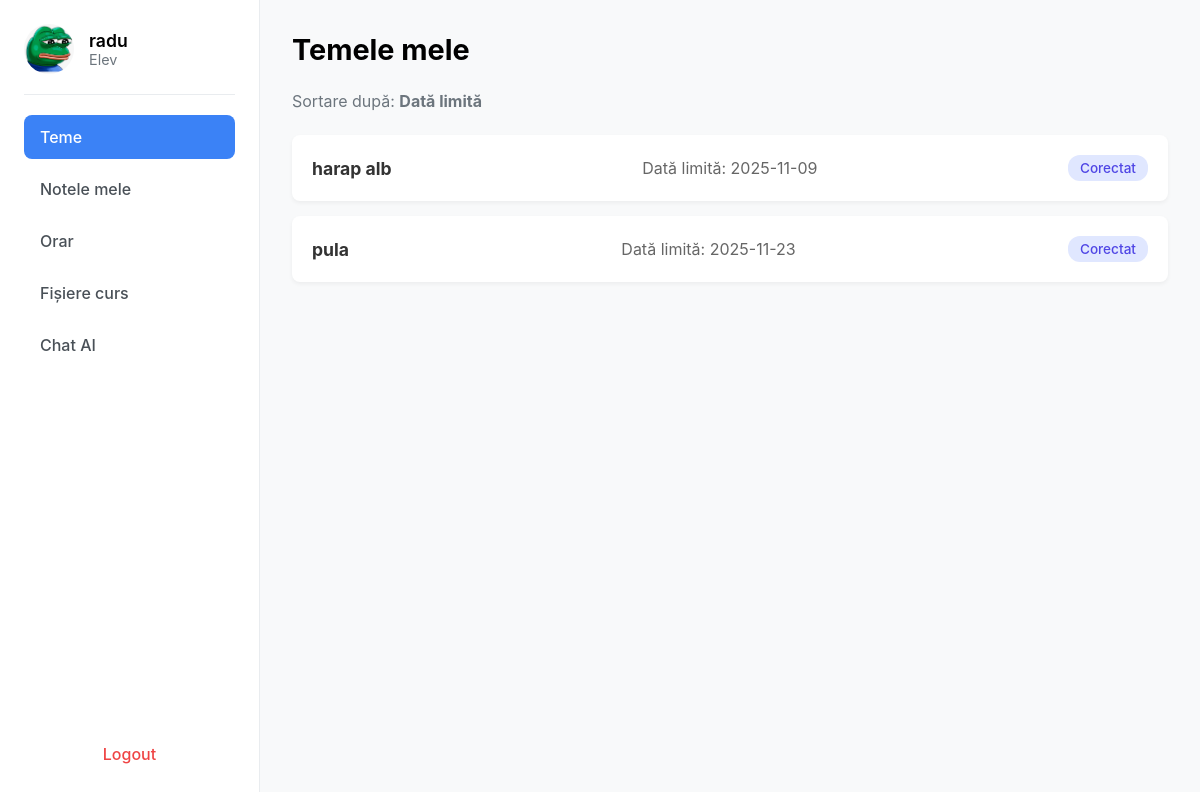
The page /home (signed in) on the database as committed earlier.
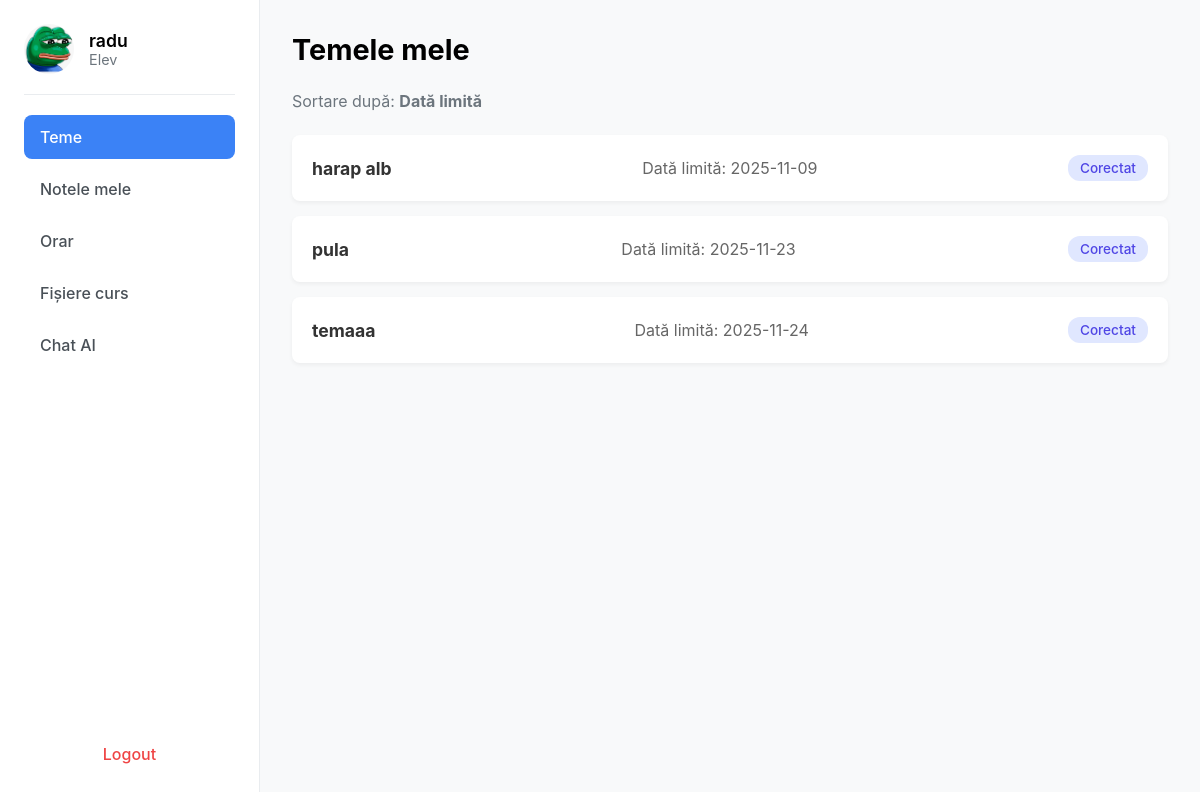
The same page on the database as committed later.
### app/models.py (models this page shows, shortened)
class User(db.Model, UserMixin):
    __tablename__ = 'user'
    id = db.Column(db.Integer, primary_key=True)
    name = db.Column(db.String(100), nullable=False)
    email = db.Column(db.String(150), unique=True, nullable=False)
    password_hash = db.Column(db.String(256), nullable=False)  # Am mărit la 256 pentru siguranță
    role = db.Column(db.String(20), nullable=False)  # 'student', 'professor', 'parent'
    student = db.relationship('Student', back_populates='user', uselist=False)
    professor = db.relationship('Professor', back_populates='user', uselist=False)
    parent = db.relationship('Parent', back_populates='user', uselist=False)

class Assignment(db.Model):
    __tablename__ = 'assignment'
    id = db.Column(db.Integer, primary_key=True)
    teacher_id = db.Column(db.Integer, db.ForeignKey('professor.id'), nullable=False)
    subject_id = db.Column(db.Integer, db.ForeignKey('subject.id'), nullable=False)  # 'id_materie FK'
    title = db.Column(db.String(150), nullable=False)
    description = db.Column(db.Text, nullable=True)
    created_at = db.Column(db.DateTime, default=datetime.utcnow)
    due_date = db.Column(db.DateTime, nullable=True)  # Data limită
    teacher = db.relationship('Professor', back_populates='assignments')
    subject = db.relationship('Subject', back_populates='assignments')
    submissions = db.relationship('Submission', back_populates='assignment')

class Submission(db.Model):
    __tablename__ = 'submission'
    id = db.Column(db.Integer, primary_key=True)
    assignment_id = db.Column(db.Integer, db.ForeignKey('assignment.id'), nullable=False)
    student_id = db.Column(db.Integer, db.ForeignKey('student.id'), nullable=False)
    content = db.Column(db.Text, nullable=True)  # Rezolvarea elevului (poate fi goală inițial)
    status = db.Column(db.String(50), nullable=False, default='Nefăcut')  # ex: Nefăcut, Trimis, Corectat
    submitted_at = db.Column(db.DateTime, nullable=True)  # Se setează doar la trimitere
    assignment = db.relationship('Assignment', back_populates='submissions')
    student = db.relationship('Student', back_populates='submissions')
    feedback = db.relationship('Feedback', back_populates='submission', uselist=False,
                               cascade="all, delete-orphan")  # Relație unu-la-unu

### app/routes.py (the view, shortened to what this page needs)
@bp.route("/home", methods=["GET", "POST"])
@login_required
def home():
    role = current_user.role
    if role == "Profesor":
        user_folder = os.path.join(UPLOAD_FOLDER, str(current_user.id))
        files = get_files_from_folder(user_folder, current_user.id)
        return render_template("test.html", user=current_user, files=files)
    elif role == "Elev":
        student_profile = Student.query.filter_by(user_id=current_user.id).first()
        assignments_data = []
        if student_profile:
            my_submissions = Submission.query.filter_by(
                student_id=student_profile.id
            ).join(Assignment).order_by(Assignment.due_date.asc()).all()
            for sub in my_submissions:
                assignments_data.append({
                    "id": sub.assignment.id,  # ID-ul temei
                    "title": sub.assignment.title,
                    "due_date": sub.assignment.due_date.strftime("%Y-%m-%d") if sub.assignment.due_date else "N/A",
                    "status": sub.status  # "Nefăcut", "Trimis" sau "Corectat"
                })
        return render_template("elev.html", user=current_user, assignments=assignments_data)
    else:
        logout_user()
        return redirect(url_for("main.login"))

### app/__init__.py (called while the page is built)
def create_app():
    app = Flask(__name__)
    app.secret_key = "secret123"  # schimbă cu ceva sigur
    app.config['SQLALCHEMY_DATABASE_URI'] = 'sqlite:///users.db'
    app.config['SQLALCHEMY_TRACK_MODIFICATIONS'] = False
    db.init_app(app)
    login_manager.init_app(app)
    from .routes import bp
    app.register_blueprint(bp)
    from .models import User  # import modelul User
    @login_manager.user_loader
    def user_loader(user_id):
        try:
            return User.query.get(int(user_id))
        except ValueError:
            return None
    with app.app_context():
        db.create_all()
    return app

### app/templates/elev.html (shortened to what this page needs)
{% extends "base.html" %}
{% block content %}
<div class="sidebar">
    <div class="profile">
        <img src="{{ url_for('static', filename='images/images.jpeg') }}" alt="Profile">
        <div>
            <h3>{{ user.name }}</h3>
            <p>{{ user.role }}</p>
        </div>
    </div>
    <ul class="menu">
        <li class="active"><a href="{{ url_for('main.home') }}">Teme</a></li>
        <li><a href="#">Notele mele</a></li>
        <li><a href="{{ url_for('main.orar') }}">Orar</a></li>
        <li><a href="#">Fișiere curs</a></li>
        <li><a href="{{ url_for('main.chat_page') }}" target="_blank">Chat AI</a></li>
    </ul>
    <a class="logout" href="{{ url_for('main.logout') }}">Logout</a>
</div>
<div class="main">
    <div class="header">
        <h2>Temele mele</h2>
    </div>
    <div class="subheader">
        <div>Sortare după: <strong>Dată limită</strong></div>
    </div>
    <div class="assignment-list">
        {% for assignment in assignments %}
        <div class="assignment-card"
        onclick="window.location.href='{{ url_for('main.detaliu_tema', id_tema=assignment.id) }}';"
        style="cursor: pointer;">
        <h4>{{ assignment.title }}</h4>
        <p>Dată limită: {{ assignment.due_date }}</p>
        <span class="status status-{{ assignment.status.lower().replace(' ', '-') }}">{{ assignment.status }}</span>
        </div>
        {% endfor %}
    </div>
</div>
{% endblock %}

### app/templates/base.html (shortened to what this page needs)
<!DOCTYPE html>
<html lang="en">
<head>
    {% if request.path == url_for('main.login') or request.path == url_for('main.register') %}
        <link rel="stylesheet" href="{{ url_for('static', filename='css/auth.css') }}">
    {% else %}
        <link rel="stylesheet" href="{{ url_for('static', filename='css/dashboard.css') }}">
    {% endif %}
</head>
<body>
    {% block content %}{% endblock %}
</body>
</html>

### app/static/css/dashboard.css (style rules this page uses)
body { font-family: -apple-system, BlinkMacSystemFont, "Segoe UI", Roboto, Helvetica, Arial, sans-serif; background-color: #f8f9fa; margin: 0; display: flex; min-height: 100vh; }
.sidebar { width: 260px; background: #ffffff; border-right: 1px solid #e9ecef; display: flex; flex-direction: column; padding: 24px; box-sizing: border-box; }
.main { flex-grow: 1; padding: 32px; background-color: #f8f9fa; }
.profile { display: flex; align-items: center; gap: 15px; padding-bottom: 20px; border-bottom: 1px solid #e9ecef; }
.profile img { width: 50px; height: 50px; border-radius: 50%; }
.profile h3 { margin: 0; font-size: 1.1rem; font-weight: 600; }
.profile p { margin: 0; font-size: 0.9rem; color: #6c757d; }
.menu { list-style: none; padding: 20px 0; margin: 0; flex-grow: 1; }
.menu li { margin-bottom: 8px; }
.menu li a { display: block; padding: 12px 16px; text-decoration: none; color: #495057; font-weight: 500; border-radius: 8px; transition: background-color 0.2s, color 0.2s; }
.menu li.active a { background-color: #3b82f6; color: #ffffff; }
.logout { display: block; padding: 12px 16px; text-decoration: none; color: #ef4444; font-weight: 500; border-radius: 8px; transition: background-color 0.2s; text-align: center; }
.header { display: flex; justify-content: space-between; align-items: center; margin-bottom: 24px; }
.header h2 { margin: 0; font-size: 1.8rem; font-weight: 700; }
.subheader { display: flex; gap: 30px; margin-bottom: 24px; color: #6c757d; }
.assignment-list { display: flex; flex-direction: column; gap: 15px; }
.assignment-card { background: #fff; border-radius: 8px; padding: 20px; box-shadow: 0 2px 4px rgba(0,0,0,0.05); display: flex; justify-content: space-between; align-items: center; transition: box-shadow 0.2s; }
.assignment-card h4 { margin: 0; font-size: 1.1rem; color: #333; }
.assignment-card p { margin: 0; color: #666; }
.assignment-card .status { padding: 5px 12px; border-radius: 12px; font-weight: 500; font-size: 0.85rem; }
.status-corectat { background-color: #e0e7ff; color: #4f46e5; }

Rows that differ between the two databases and show on the page:
added Assignment: title "temaaa"
added Submission: status "Corectat"
Other text that changed with them:
new list line: "Dată limită: 2025-11-24"
